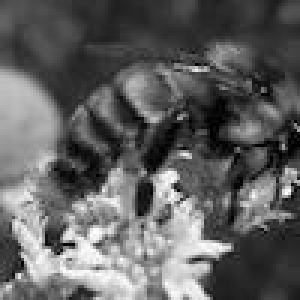
#> input picture bees/saved_images/bw_bee_1.jpg, 100 x 100 px, given in place of bee_1.jpg, which was not available (shown 3 times larger)
$ jupyter execute --allow-errors Untitled.ipynb   (shell and % lines are left out)   (text cells are left out)
#> lines starting #> are read from the running program, lines starting #| are printed output that depends on the picture; pictures that were not available may be replaced by others from this repository, and a replacement may not be noted
[cell 1]
from pathlib import Path
from IPython.display import display
import matplotlib.pyplot as plt
import numpy as np
import pandas as pd
from PIL import Image

[cell 2]
test_data = np.random.beta(1,1, size=(100,100,3))
plt.imshow(test_data)
#> (this line was passed over: IPython is not available in this run)

[cell 3]
img = Image.open("images/bee_1.jpg")
#> img is the input picture: PIL image 100x100 L; min 0, max 255, mean 96.5
img_size = img.size
#> img_size = (100, 100)
print("The image size is {} cm".format(img_size))
#| The image size is (100, 100) cm
img

[cell 4]
# Crop the image to 25, 25, 75, 75
img_cropped = img.crop([25,25,75,75])
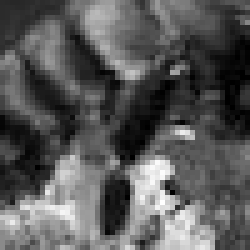
#> img_cropped: PIL image 50x50 L (shown 5 times larger); min 0, max 255, mean 88.6
display(img_cropped)
img_rotated = img.rotate(45, expand = 25)
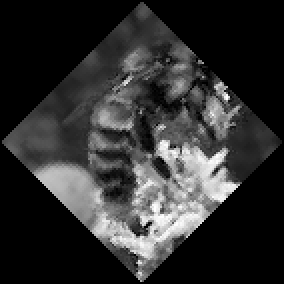
#> img_rotated: PIL image 142x142 L (shown 2 times larger); min 0, max 255, mean 47.6
display(img_rotated)
img_flipped = img.transpose(method=Image.Transpose.FLIP_LEFT_RIGHT)
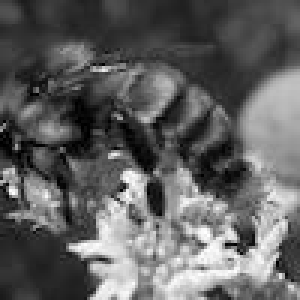
#> img_flipped: PIL image 100x100 L (shown 3 times larger); min 0, max 255, mean 96.5
img_flipped1 = img.transpose(method= Image.Transpose.FLIP_TOP_BOTTOM)
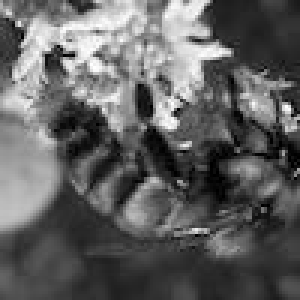
#> img_flipped1: PIL image 100x100 L (shown 3 times larger); min 0, max 255, mean 96.5
display(img_flipped)
display(img_flipped1)

[cell 5]
img_data = np.array(img)
img_data_shape = img_data.shape
#> img_data_shape = (100, 100)
print("The numpy array has the shape{}".format(img_data_shape))
#| The numpy array has the shape(100, 100)
plt.imshow(img_data)
#> (this line was passed over: IPython is not available in this run)
plt.show()

# Red Channel
#> (the rest of this cell did not finish here and is left out)

[cell 6]
def plot_kde(channel, color):
    """ Plots a kernel density estimate for the given data.

        `channel` must be a 2d array
        `color` must be a color string, e.g. 'r', 'g', or 'b'
    """
    data = channel.flatten()
    return pd.Series(data).plot.density(c=color)

channels = ['r','g','b']

def plot_rgb(image_data):
    for ix,color in enumerate(channels):
        plot_kde(image_data[:,:,ix],color)
    plt.show()
#> (the rest of this cell did not finish here and is left out)

[cell 7]
honey = Image.open("images/bee_1.jpg")
display(honey)

honey_data = np.array(honey)
#> (the rest of this cell did not finish here and is left out)

[cell 8]
bumble = Image.open("images/bee_3.jpg")
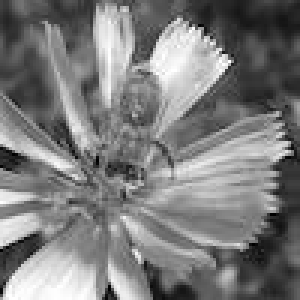
#> input picture bees/saved_images/bw_bee_12.jpg, 100 x 100 px, given in place of bee_3.jpg, which was not available (shown 3 times larger)
#> bumble is the input picture: PIL image 100x100 L; min 0, max 255, mean 123.7
display(bumble)

bumble_data = np.array(bumble)
#> (the rest of this cell did not finish here and is left out)

[cell 9]
honey_bw = honey.convert('L')
display(honey_bw)
#Converting to Numpy array
honey_bw_arr = np.array(honey_bw)

honey_bw_arr_shape = honey_bw_arr.shape
#> honey_bw_arr_shape = (100, 100)
print("Our Numpy array is of the shape {}".format(honey_bw_arr_shape))
#| Our Numpy array is of the shape (100, 100)

plt.imshow(honey_bw_arr, cmap = plt.cm.gray)
#> (this line was passed over: IPython is not available in this run)
plt.show()

plot_kde(honey_bw_arr,'k')
#> in plot_kde, `data = channel.flatten()`: data = 10000 values, max 255 at index 6495, min 0 at index 2165, mean 96.5
#> (the call stopped at in plot_kde, `return pd.Series(data).plot.density(c=color)`: IPython is not available in this run)

[cell 10]
bumble_bw = bumble.convert('L')
display(bumble_bw)

bumble_bw_arr = np.array(bumble_bw)

bumble_bw_arr_shape = bumble_bw_arr.shape
#> bumble_bw_arr_shape = (100, 100)
print("Numpy array of bumble is {}".format(bumble_bw_arr_shape))
#| Numpy array of bumble is (100, 100)

plt.imshow(bumble_bw_arr, cmap = plt.cm.gray)
#> (this line was passed over: IPython is not available in this run)
plt.show()

plot_kde(bumble_bw_arr,'k')
#> (the call stopped at in plot_kde, `return pd.Series(data).plot.density(c=color)`: IPython is not available in this run)

[cell 11]
# Flipping the image
honey_bw_flip = honey_bw.transpose(method=Image.Transpose.FLIP_LEFT_RIGHT)
display(honey_bw_flip)

honey_bw_flip.save("saved_images/bw_flipped.jpg")

#Creating higher contrast by reducing range

honey_hc_arr = np.maximum(honey_bw_arr,100)
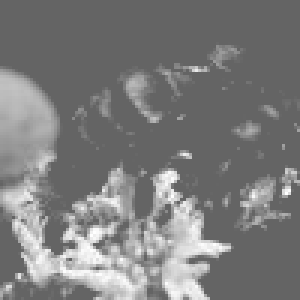
#> honey_hc_arr: shape (100, 100) (shown 3 times larger); min 100, max 255, mean 124.5

#Showing the highest contrat version
plt.imshow(honey_hc_arr, cmap = plt.cm.gray)
#> (this line was passed over: IPython is not available in this run)

# Converting numpy array of high contrat to image
honey_bw_hc = Image.fromarray(honey_hc_arr)

honey_bw_hc.save("saved_images/bw_hc.jpg")
